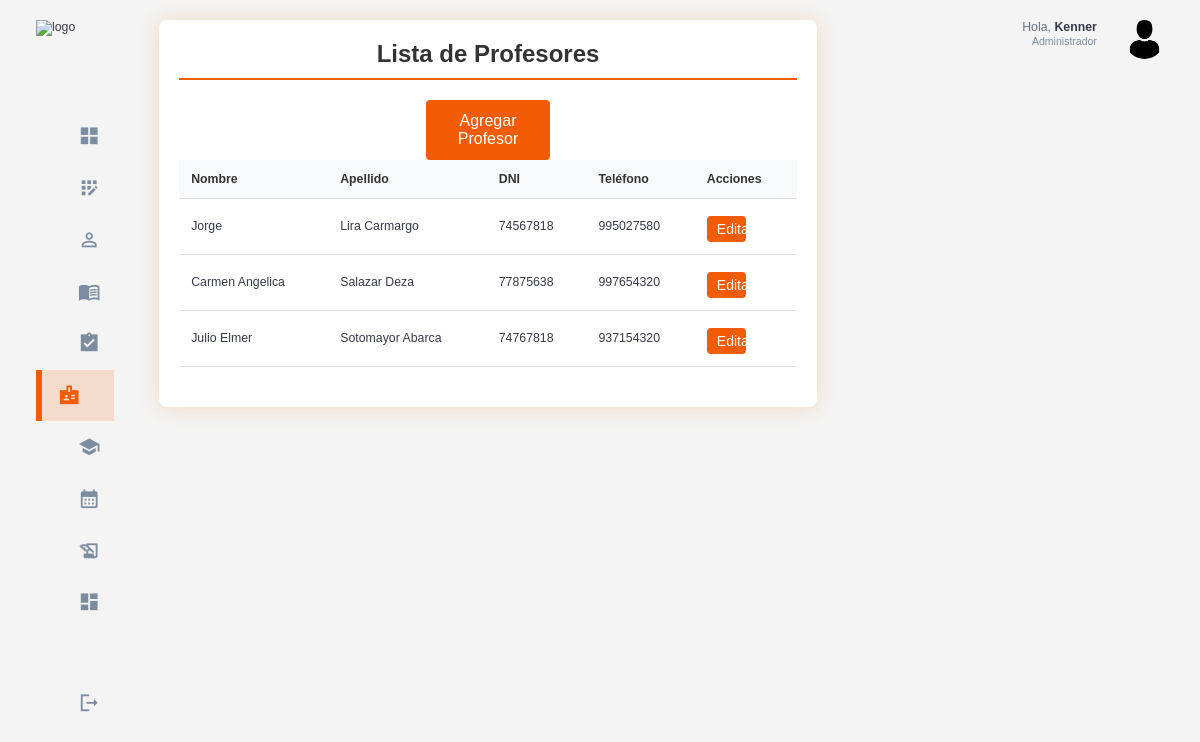
The page /profesores/ (signed in) on the database its author committed.
### profesores/models.py (models this page shows, shortened)
class Profesor(models.Model):
    nombre = models.CharField(max_length=100)
    apellido = models.CharField(max_length=100)
    dni = models.CharField(max_length=8, unique=True)
    telefono = models.CharField(max_length=15, blank=True, null=True)

### usuarios/models.py (models this page shows, shortened)
class Usuario(AbstractUser):
    id = models.AutoField(primary_key=True)
    rol = models.ForeignKey(Rol, on_delete=models.CASCADE, null=True, blank=False)

### usuarios/decorators.py (the view)
        def _wrapped_view(request, *args, **kwargs):
            if request.user.is_authenticated and (request.user.rol.nombre_rol == role or request.user.rol.is_admin):
                return view_func(request, *args, **kwargs)
            else:
                raise PermissionDenied  # Lanza un error si no tiene el rol correcto

### profesores/views.py (called while the page is built)
@login_required
@role_required('Administrador')
def listar_profesores(request):
    profesores = Profesor.objects.all()
    return render(request, 'profesores/listar_profesores.html', {'profesores': profesores})

### templates/profesores/listar_profesores.html (shortened to what this page needs)
{% extends 'base.html' %}
{% load static %}
{% block extra_css %}
    <link rel="stylesheet" href="{% static 'css/student_list.css' %}">
{% endblock %}
{% block content %}
<div class="student-list-container">
    <h2>Lista de Profesores</h2>
    <a href="{% url 'agregar_profesor' %}" class="btn btn-add">Agregar Profesor</a>
    <div class="table-responsive">
        <table class="student-table">
            <thead>
                <tr>
                    <th>Nombre</th>
                    <th>Apellido</th>
                    <th>DNI</th>
                    <th>Teléfono</th>
                    <th>Acciones</th>
                </tr>
            </thead>
            <tbody>
                {% for profesor in profesores %}
                <tr>
                    <td>{{ profesor.nombre }}</td>
                    <td>{{ profesor.apellido }}</td>
                    <td>{{ profesor.dni }}</td>
                    <td>{{ profesor.telefono }}</td>
                    <td>
                        <a href="{% url 'editar_profesor' profesor.id %}" class="btn-2 btn-add-2">Editar</a>
                    </td>
                </tr>
                {% endfor %}
            </tbody>
        </table>
    </div>
</div>
{% endblock %}

### templates/base.html (shortened to what this page needs)
{% load static %}
<!DOCTYPE html>
<html lang="en">
<head>
    <link rel="stylesheet" href="{% static 'css/base.css' %}">
    {% block extra_css %}{% endblock %}
</head>
<body>
    <div class="container">
        <aside>
            <div class="top">
                <div class="logo">
                    <img src="/static/assets/logo_base.png" alt="logo">
                </div>
            </div>
            <div class="sidebar">
                <a href="{% url 'home_admin' %}" class="active">
                    <span class="material-icons-sharp">grid_view</span>
                </a>
                <a href="{% url 'registrar_usuario' %}" >
                    <span class="material-icons-sharp">app_registration</span>
                </a>
                <a href="{% url 'listar_estudiantes' %}">
                    <span class="material-icons-sharp">person_outline</span>
                </a>
                <a href="{% url 'listar_cursos' %}">
                    <span class="material-icons-sharp">menu_book</span>
                </a>
                <a href="{% url 'listar_estudiantes_historial' %}">
                    <span class="material-icons-sharp">assignment_turned_in</span>
                </a>
                <a href="{% url 'listar_profesores' %}">
                    <span class="material-icons-sharp">badge</span>
                </a>
                <a href="{% url 'listar_semestres' %}">
                    <span class="material-icons-sharp">school</span>
                </a>
                <a href="{% url 'listar_secciones' %}">
                    <span class="material-icons-sharp">calendar_month</span>
                <a href="{% url 'listar_matriculas' %}">
                    <span class="material-icons-sharp">history_edu</span>
                </a>
                <a href="{% url 'estadisticas_generales' %}">
                    <span class="material-icons-sharp">dashboard</span>
                <a href=https://mpago.la/2NvBtDE>
                </a>
                <a href="{% url 'signout' %}">
                    <span class="material-icons-sharp">logout</span>
                </a>
            </div>
        </aside>
        <main>
            {% block content %}
            {% endblock %}
        </main>
        <div class="right">
            <div class="top">
                <div class="profile">
                    <div class="info">
                        <p>Hola, <b>{{ request.user.username }}</b></p>
                        <small class="text-muted">Administrador</small>
                    </div>
                    <div class="profile-photo">
                        <img src="/static/assets/perfil_admin.png" alt="perfil_admin">
                    </div>
                </div>
            </div>
        </div>
    </div>
</body>
</html>

### static/css/base.css (style rules this page uses)
:root { --color-primary: #F25C05; --color-danger: #F26938; --color-success: #41f1b6; --color-warning: #F2A172; --color-white: #fff; --color-info-dark: #7d8da1; --color-info-light: #dce1eb; --color-dark: #363949; --color-light: #f2a1724f; --color-primary-variant: #8f5100; --color-dark-variant: #677483; --color-background: #f6f6f9; --card-border-radius: 2rem; --border-radius-1: 0.4rem; --border-radius-2: 0.8rem; --border-radius-3: 1.2rem; --card-padding: 1.8rem; --padding-1: 1.2rem; --box-shadow: 0 2rem 3rem var(--color-light) }
* { margin: 0; padding: 0; outline: 0; appearance: none; border: 0; text-decoration: none; list-style: none; box-sizing: border-box; }
html { font-size: 14px; }
body { width: 100vw; height: 100vh; font-family: Arial, sans-serif; font-size: 0.88rem; background: var(--color-background); user-select: none; overflow-x: hidden; color: var(--color-dark); }
.container { display: grid; width: 96%; margin: 0 auto; gap: 1.8rem; grid-template-columns: 16rem auto 23rem; }
a { color: var(--color-dark); }
img { display: block; width: 100%; }
h2 { font-size: 1.4rem; }
small { font-size: 0.75rem; }
.profile-photo { width: 2.8rem; height: 2.8rem; border-radius: 50%; overflow: hidden; }
.text-muted { color: var(--color-info-dark); }
p { color: var(--color-dark-variant); }
b { color: var(--color-dark); }
aside { height: 100vh; width: 16rem; }
aside .top { display: flex; align-items: center; justify-content: space-between; margin-top: 1.4rem; }
aside .logo { display: flex; gap: 0.8rem; }
aside .logo img { width: 12.5rem; height: 4.5rem; }
aside .sidebar { display: flex; flex-direction: column; height: 86vh; position: relative; top: 3rem; }
aside .sidebar a { display: flex; color: var(--color-info-dark); margin-left: 2rem; gap: 1rem; align-items: center; position: relative; height: 3.7rem; transition: all 300ms ease; padding: 0 1rem; white-space: nowrap; overflow: hidden; text-overflow: ellipsis; }
aside .sidebar a span { font-size: 1.6rem; transition: all 300ms ease; }
aside .sidebar a:last-child { position: absolute; bottom: 2rem; width: 100%; }
aside .sidebar a.active { background-color: var(--color-light); color: var(--color-primary); margin-left: 0; padding-left: calc(1rem - 3px); }
aside .sidebar a.active:before { content: ''; width: 6px; height: 100%; background: var(--color-primary); position: absolute; left: 0; }
aside .sidebar a.active span { color: var(--color-primary); margin-left: calc(1rem - 3px); }
main { margin-top: 1.4rem; }
.right { margin-top: 1.4rem; }
.right .top { display: flex; justify-content: end; gap: 2rem; }
.right .top .profile { display: flex; gap: 2rem; text-align: right; }
@media screen and (max-width: 1200px) { .container { width: 94%; grid-template-columns: 7rem auto 23rem; } }
@media screen and (max-width: 1200px) { aside .sidebar a { width: 5.6rem; } }
@media screen and (max-width: 1200px) { aside .sidebar a:last-child { position: relative; margin-top: 1.8rem; } }
@media screen and (max-width: 1200px) { aside .logo img { top: 10px; width: 8.2rem; height: 3.5rem; } }

### rows shown on the page
Profesor: nombre "Jorge", apellido "Lira Carmargo", dni "74567818", telefono "995027580"
Profesor: nombre "Carmen Angelica", apellido "Salazar Deza", dni "77875638", telefono "997654320"
Profesor: nombre "Julio Elmer", apellido "Sotomayor Abarca", dni "74767818", telefono "937154320"
Usuario: user.username "Kenner"
